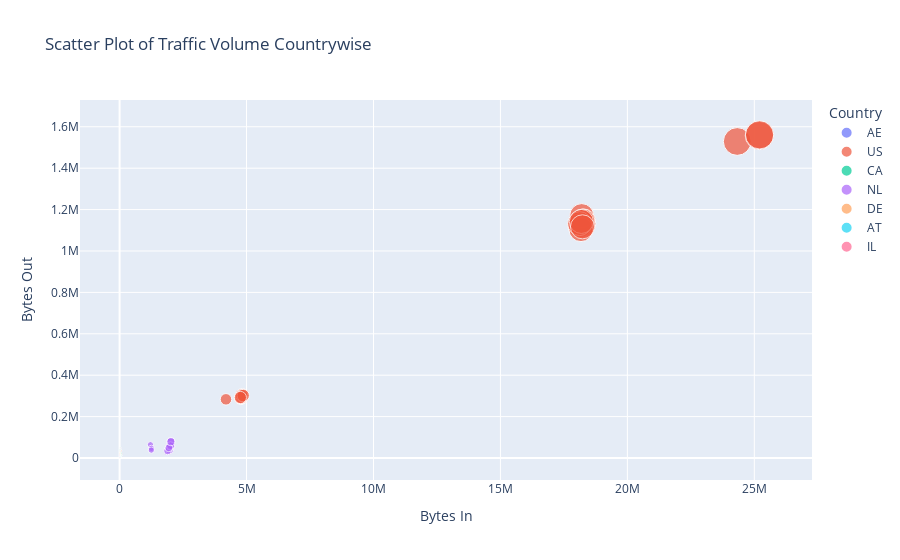

Notebook source saved alongside this figure:
### Markdown cell above
bytes_in bytes_out in country

### Code cell
fig_scatter = px.scatter(
    df,
    x='bytes_in',
    y='bytes_out',
    color='src_ip_country_code',
    size='bytes_in',
    hover_data=['src_ip', 'time'],
    title='Scatter Plot of Traffic Volume Countrywise',
    labels={'bytes_in': 'Bytes In', 'bytes_out': 'Bytes Out', 'src_ip_country_code': 'Country'}
)
fig_scatter.show()
